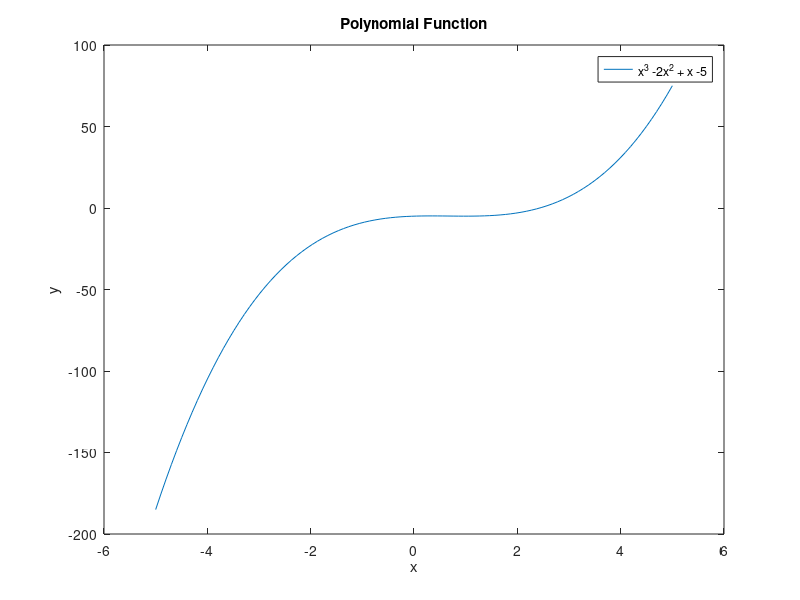

Source code (MATLAB): (Note: this script raises an error after producing the figure.)
%%Report
%% Taks 1
len =100; %Number of samples for the original function
x = linspace(-5,5,len); %Sampling x interval
y = x.^3 -2*x.^2 + x -5; %Original Function

figure(1);
plot(x,y);
title('Polynomial Function');
xlabel('x');
ylabel('y');
legend('x^3 -2x^2 + x -5');

%% Task 2
n = 3;  %Number of input points (samples)
xin = linspace(-5,5,n); %Input points x
yin = xin.^3 -2*xin.^2 + xin -5; %Input points y
%% Task 3
xx = linspace(-5,5,len); %We use same amount of samples as the orginal function
yy = zeros(length(xx),1);

for t=1:length(xx)
    yy(t) = lagr(xin,yin, xx(t)); %Interpolation p(x)
end

figure(2);
plot(x,y,'--',xin,yin,'o', xx,yy,'-');
title("Lagrange Interpolation");
xlabel("x");
ylabel("y");
legend("Original Function", "Input Points","Interpolation p(x)");

%{
using only 3 sample points is very inaccurate.(we see a 2nd order function)
The closer we get to the input points the more accurate it becomes. 
However, it is necessary to increase the number of input samples to 6 to obtain satisfactory results.
%}

%% Task 4
e = abs(y' - yy); %Calculating the error, y is the original function and yy the interpolated p(x)

%Average and Max error can be calculated using the built-in Matlab func
%averError = sum(e)/length(e);
%maxError = max(e);
%However, for this lab separated functions were developped

fprintf('The Average Error is: %d\nThe Maximum Error is: %d',averError(e), maxError(e));

%% Task 5
%The following table represents the average errors and max errors for
%diferrent number of input data points
%{
   input      AverageError  MaxError
     5        5.192106e-15  5.684342e-14
     6        4.744390e-15  2.842171e-14
     7        7.150059e-15  8.526513e-14
     8        7.966548e-15  8.526513e-14
     9        6.537693e-15  8.526513e-14
     10       7.709495e-15  8.526513e-14
     11       7.756986e-15  1.136868e-13

In general the error is very small (both the maximum and the average).
Theoretically, if we increase the number of sample points we should see that the error is reduced.
However, the error is so minimal that matlab is not able to recognize it. 
It is very likely that there is an error when calculating it if we do not use variables with adequate capacities to store the result.
%}

%% Functions

function p = lagr(xin,yin,xx)
    p=0;
    for i=1:length(xin)
        L=1;
        for k=1:length(xin)
            if k ~=i
                L = L * (xx-xin(k))/(xin(i)-xin(k));
            end
        end
        p = p + yin(i)*L;
    end
end

function result = averError(e) %Average Error
    N = length(e);
    result=0;
    for i=1:N-1
        result = result+ ((e(i) + e(i+1))/2);
    end
    result = result/(N-1);
end

function max = maxError(e) %Max Error
    N = length(e);
    max = 0;
    for j=1:N
        if e(j)>max
        max = e(j);
        end
    end
end

